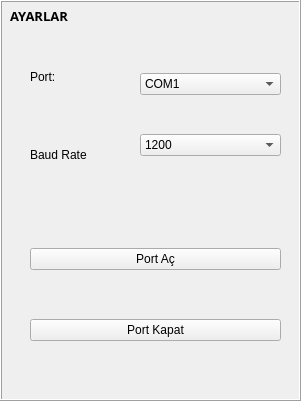
   <widget class="QFrame" name="frame">
    <property name="geometry">
     <rect>
      <x>10</x>
      <y>10</y>
      <width>301</width>
      <height>401</height>
     </rect>
    </property>
    <property name="frameShape">
     <enum>QFrame::Box</enum>
    </property>
    <property name="frameShadow">
     <enum>QFrame::Raised</enum>
    </property>
    <widget class="QLabel" name="label_3">
     <property name="geometry">
      <rect>
       <x>10</x>
       <y>0</y>
       <width>91</width>
       <height>31</height>
      </rect>
     </property>
     <property name="font">
      <font>
       <family>Arial Black</family>
       <pointsize>10</pointsize>
       <weight>75</weight>
       <bold>true</bold>
      </font>
     </property>
     <property name="text">
      <string>AYARLAR</string>
     </property>
    </widget>
    <widget class="QWidget" name="layoutWidget">
     <property name="geometry">
      <rect>
       <x>30</x>
       <y>40</y>
       <width>101</width>
       <height>151</height>
      </rect>
     </property>
     <layout class="QVBoxLayout" name="verticalLayout">
      <item>
       <widget class="QLabel" name="label">
        <property name="text">
         <string>Port:</string>
        </property>
       </widget>
      </item>
      <item>
       <widget class="QLabel" name="label_2">
        <property name="text">
         <string>Baud Rate</string>
        </property>
       </widget>
      </item>
     </layout>
    </widget>
    <widget class="QWidget" name="layoutWidget">
     <property name="geometry">
      <rect>
       <x>140</x>
       <y>40</y>
       <width>141</width>
       <height>151</height>
      </rect>
     </property>
     <layout class="QVBoxLayout" name="verticalLayout_2">
      <item>
       <widget class="QComboBox" name="port">
        <item>
         <property name="text">
          <string>COM1</string>
         </property>
        </item>
        <item>
         <property name="text">
          <string>COM2</string>
         </property>
        </item>
        <item>
         <property name="text">
          <string>COM3</string>
         </property>
        </item>
        <item>
         <property name="text">
          <string>COM4</string>
         </property>
        </item>
        <item>
         <property name="text">
          <string>COM5</string>
         </property>
        </item>
        <item>
         <property name="text">
          <string>COM6</string>
         </property>
        </item>
        <item>
         <property name="text">
          <string>COM7</string>
         </property>
        </item>
        <item>
         <property name="text">
          <string>COM8</string>
         </property>
        </item>
        <item>
         <property name="text">
          <string>COM9</string>
         </property>
        </item>
       </widget>
      </item>
      <item>
       <widget class="QComboBox" name="baudrate">
        <item>
         <property name="text">
          <string>1200</string>
         </property>
        </item>
        <item>
         <property name="text">
          <string>2400</string>
         </property>
        </item>
        <item>
         <property name="text">
          <string>4800</string>
         </property>
        </item>
        <item>
         <property name="text">
          <string>9600</string>
         </property>
        </item>
       </widget>
      </item>
     </layout>
    </widget>
    <widget class="QWidget" name="layoutWidget">
     <property name="geometry">
      <rect>
       <x>30</x>
       <y>205</y>
       <width>251</width>
       <height>181</height>
      </rect>
     </property>
     <layout class="QVBoxLayout" name="verticalLayout_3">
      <item>
       <widget class="QPushButton" name="portac">
        <property name="text">
         <string>Port Aç</string>
        </property>
       </widget>
      </item>
      <item>
       <widget class="QPushButton" name="portkapat">
        <property name="text">
         <string>Port Kapat</string>
        </property>
       </widget>
      </item>
     </layout>
    </widget>
   </widget>
